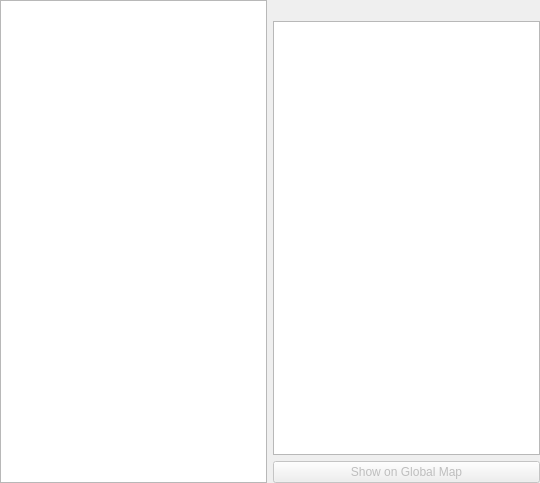
<?xml version="1.0" encoding="UTF-8"?>
<ui version="4.0">
 <class>questWidget</class>
 <widget class="QWidget" name="questWidget">
  <property name="geometry">
   <rect>
    <x>0</x>
    <y>0</y>
    <width>540</width>
    <height>483</height>
   </rect>
  </property>
  <property name="windowTitle">
   <string>Form</string>
  </property>
  <layout class="QVBoxLayout" name="verticalLayout">
   <property name="leftMargin">
    <number>0</number>
   </property>
   <property name="topMargin">
    <number>0</number>
   </property>
   <property name="rightMargin">
    <number>0</number>
   </property>
   <property name="bottomMargin">
    <number>0</number>
   </property>
   <item>
    <layout class="QHBoxLayout" name="SideSplitter">
     <item>
      <widget class="QTableView" name="questView">
       <property name="sizePolicy">
        <sizepolicy hsizetype="Preferred" vsizetype="MinimumExpanding">
         <horstretch>0</horstretch>
         <verstretch>0</verstretch>
        </sizepolicy>
       </property>
       <property name="font">
        <font>
         <family>Consolas</family>
         <pointsize>12</pointsize>
        </font>
       </property>
       <property name="focusPolicy">
        <enum>Qt::NoFocus</enum>
       </property>
       <property name="horizontalScrollBarPolicy">
        <enum>Qt::ScrollBarAsNeeded</enum>
       </property>
       <property name="sizeAdjustPolicy">
        <enum>QAbstractScrollArea::AdjustToContentsOnFirstShow</enum>
       </property>
       <property name="editTriggers">
        <set>QAbstractItemView::NoEditTriggers</set>
       </property>
       <property name="selectionMode">
        <enum>QAbstractItemView::NoSelection</enum>
       </property>
       <property name="selectionBehavior">
        <enum>QAbstractItemView::SelectRows</enum>
       </property>
       <property name="showGrid">
        <bool>false</bool>
       </property>
       <property name="wordWrap">
        <bool>false</bool>
       </property>
       <property name="cornerButtonEnabled">
        <bool>false</bool>
       </property>
       <attribute name="horizontalHeaderVisible">
        <bool>false</bool>
       </attribute>
       <attribute name="horizontalHeaderHighlightSections">
        <bool>false</bool>
       </attribute>
       <attribute name="verticalHeaderVisible">
        <bool>false</bool>
       </attribute>
       <attribute name="verticalHeaderDefaultSectionSize">
        <number>24</number>
       </attribute>
       <attribute name="verticalHeaderHighlightSections">
        <bool>false</bool>
       </attribute>
       <attribute name="verticalHeaderMinimumSectionSize">
        <number>24</number>
       </attribute>
       <attribute name="verticalHeaderStretchLastSection">
        <bool>true</bool>
       </attribute>
      </widget>
     </item>
     <item>
      <layout class="QVBoxLayout" name="LeftSideLayout">
       <item>
        <widget class="QLabel" name="descriptionLabel">
         <property name="sizePolicy">
          <sizepolicy hsizetype="Ignored" vsizetype="Preferred">
           <horstretch>0</horstretch>
           <verstretch>0</verstretch>
          </sizepolicy>
         </property>
         <property name="font">
          <font>
           <family>Consolas</family>
           <pointsize>10</pointsize>
          </font>
         </property>
         <property name="text">
          <string/>
         </property>
         <property name="textFormat">
          <enum>Qt::PlainText</enum>
         </property>
         <property name="wordWrap">
          <bool>true</bool>
         </property>
        </widget>
       </item>
       <item>
        <widget class="QTableView" name="objectiveView">
         <property name="sizePolicy">
          <sizepolicy hsizetype="Preferred" vsizetype="MinimumExpanding">
           <horstretch>0</horstretch>
           <verstretch>0</verstretch>
          </sizepolicy>
         </property>
         <property name="font">
          <font>
           <family>Consolas</family>
           <pointsize>12</pointsize>
          </font>
         </property>
         <property name="focusPolicy">
          <enum>Qt::NoFocus</enum>
         </property>
         <property name="sizeAdjustPolicy">
          <enum>QAbstractScrollArea::AdjustToContentsOnFirstShow</enum>
         </property>
         <property name="editTriggers">
          <set>QAbstractItemView::NoEditTriggers</set>
         </property>
         <property name="selectionMode">
          <enum>QAbstractItemView::SingleSelection</enum>
         </property>
         <property name="selectionBehavior">
          <enum>QAbstractItemView::SelectRows</enum>
         </property>
         <property name="showGrid">
          <bool>false</bool>
         </property>
         <property name="wordWrap">
          <bool>false</bool>
         </property>
         <property name="cornerButtonEnabled">
          <bool>false</bool>
         </property>
         <attribute name="horizontalHeaderVisible">
          <bool>false</bool>
         </attribute>
         <attribute name="horizontalHeaderHighlightSections">
          <bool>false</bool>
         </attribute>
         <attribute name="verticalHeaderVisible">
          <bool>false</bool>
         </attribute>
         <attribute name="verticalHeaderDefaultSectionSize">
          <number>24</number>
         </attribute>
         <attribute name="verticalHeaderHighlightSections">
          <bool>false</bool>
         </attribute>
         <attribute name="verticalHeaderMinimumSectionSize">
          <number>24</number>
         </attribute>
         <attribute name="verticalHeaderStretchLastSection">
          <bool>true</bool>
         </attribute>
        </widget>
       </item>
       <item>
        <widget class="QPushButton" name="showonmapButton">
         <property name="enabled">
          <bool>false</bool>
         </property>
         <property name="sizePolicy">
          <sizepolicy hsizetype="Preferred" vsizetype="Fixed">
           <horstretch>0</horstretch>
           <verstretch>0</verstretch>
          </sizepolicy>
         </property>
         <property name="text">
          <string>Show on Global Map</string>
         </property>
        </widget>
       </item>
      </layout>
     </item>
    </layout>
   </item>
  </layout>
 </widget>
 <resources/>
 <connections/>
</ui>
